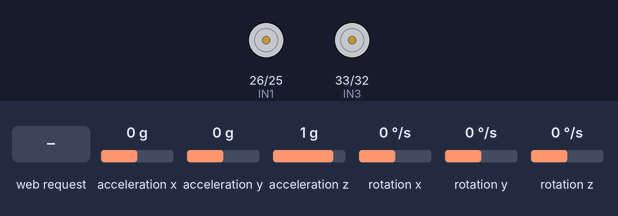
This sketch was run on a simulated ESP32. On the bench: motor-driver pin pairs drawn as motors (green arrow = first pin HIGH = forward, orange = second pin HIGH = backward, longer = more drive). Wiring (inferred from the names in the program): MPU-6050 motion sensor at I2C address 0x68. Inputs (shaded band) come from the test bench; at power-on: acceleration y 0 g, rotation x 0 °/s, acceleration z 1 g, acceleration x 0 g, rotation y 0 °/s, rotation z 0 °/s. WiFi joins after 1.5 s; servers stay silent unless stated; EEPROM starts erased; what the sketch prints to the serial monitor is not drawn.

Above: at 1.2 s.
1.3 s: acceleration y set to -1.4 g
At 2.0 s:
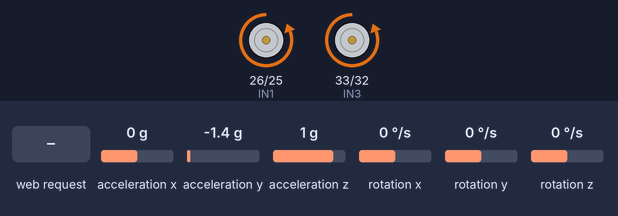
3.6 s: acceleration y set to -1.1 g
5.4 s: acceleration y set to -0.8 g
At 6.0 s:
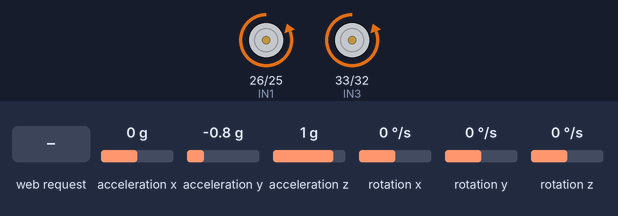
7.0 s: rotation x set to 100 °/s
At 7.89 s:
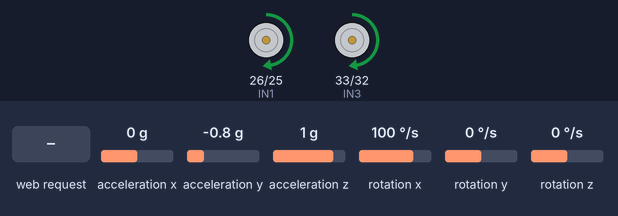
At 8.49 s:
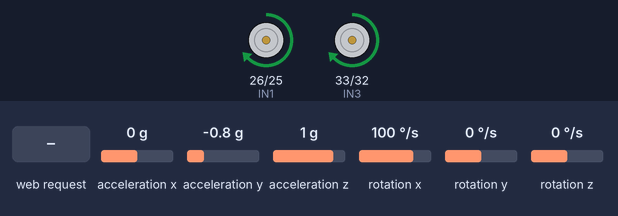
10.0 s: HTTP request GET /apply?ki=1 received
13.0 s: acceleration z set to -1.4 g
Timing chart, 0 to 15.8 s (numbered marks = the images above; inputs shaded):
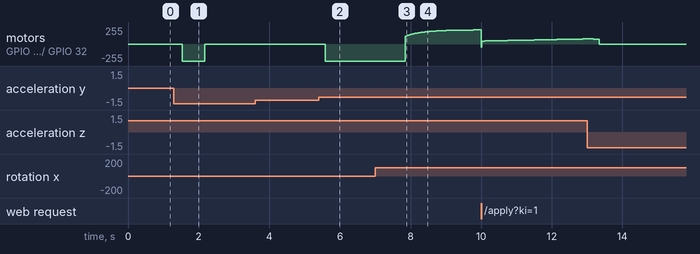

The sketch:

car_control.ino
```cpp
#include <Preferences.h>
#include <WebServer.h>
#include <WiFi.h>
#include <Wire.h>
#include <PID_v1.h>

// ================= WIFI ==========================
const char *ssid = "ESP32_Balance_Bot";
const char *password = "0354545185";
WebServer server(80);

// ================= EEPROM =========================
Preferences prefs;

// ================= L298N PINS ====================
#define IN1 26
#define IN2 25
#define IN3 33
#define IN4 32

// ================= MPU6050 ========================
const int MPU = 0x68;
int16_t AcX, AcY, AcZ, GyX, GyY, GyZ;

float angle = 0, accAngle = 0, gyroRate = 0;
unsigned long lastTime;

// ================= PID ============================
double Input, Output, Setpoint = 0;
double Kp = 10, Ki = 0.15, Kd = 0.6;
PID myPID(&Input, &Output, &Setpoint, Kp, Ki, Kd, DIRECT);

// ================= MOVEMENT CONTROL ===============
double speedBias = 0;      // Tốc độ tới/lui (-100 đến 100)
double turnBias = 0;       // Xoay trái/phải (-100 đến 100)
double baseSetpoint = 0;   // Setpoint gốc

// ==================================================
//                     MOTOR CONTROL
// ==================================================
void motorRun(double leftPWM, double rightPWM) {
  leftPWM = constrain(leftPWM, -255, 255);
  rightPWM = constrain(rightPWM, -255, 255);

  int leftSpeed = abs(leftPWM);
  int rightSpeed = abs(rightPWM);

  // Motor trái (IN1, IN2)
  if (leftPWM > 0) {
    analogWrite(IN1, 0);
    analogWrite(IN2, leftSpeed);
  } else if (leftPWM < 0) {
    analogWrite(IN1, leftSpeed);
    analogWrite(IN2, 0);
  } else {
    analogWrite(IN1, 0);
    analogWrite(IN2, 0);
  }

  // Motor phải (IN3, IN4)
  if (rightPWM > 0) {
    analogWrite(IN3, 0);
    analogWrite(IN4, rightSpeed);
  } else if (rightPWM < 0) {
    analogWrite(IN3, rightSpeed);
    analogWrite(IN4, 0);
  } else {
    analogWrite(IN3, 0);
    analogWrite(IN4, 0);
  }
}

// ==================================================
//           MPU6050 CONFIG
// ==================================================
void configMPU() {
  Wire.beginTransmission(MPU);
  Wire.write(0x6B);
  Wire.write(0x00);
  Wire.endTransmission();

  Wire.beginTransmission(MPU);
  Wire.write(0x1A);
  Wire.write(0x03);
  Wire.endTransmission();

  Wire.beginTransmission(MPU);
  Wire.write(0x1B);
  Wire.write(0x00);
  Wire.endTransmission();

  Wire.beginTransmission(MPU);
  Wire.write(0x1C);
  Wire.write(0x00);
  Wire.endTransmission();
}

// ==================================================
//                     MPU READ
// ==================================================
void readMPU() {
  Wire.beginTransmission(MPU);
  Wire.write(0x3B);
  Wire.endTransmission(false);

  Wire.requestFrom(MPU, 14, true);

  AcX = (Wire.read() << 8) | Wire.read();
  AcY = (Wire.read() << 8) | Wire.read();
  AcZ = (Wire.read() << 8) | Wire.read();

  Wire.read();
  Wire.read();

  GyX = (Wire.read() << 8) | Wire.read();
  GyY = (Wire.read() << 8) | Wire.read();
  GyZ = (Wire.read() << 8) | Wire.read();

  accAngle = atan2(AcY, AcZ) * 57.2958;
  gyroRate = GyX / 131.0;
}

// ==================================================
//                   EEPROM
// ==================================================
void savePID() {
  prefs.begin("pid", false);
  prefs.putDouble("kp", Kp);
  prefs.putDouble("ki", Ki);
  prefs.putDouble("kd", Kd);
  prefs.putDouble("set", baseSetpoint);
  prefs.end();
}

void loadPID() {
  prefs.begin("pid", true);
  Kp = prefs.getDouble("kp", Kp);
  Ki = prefs.getDouble("ki", Ki);
  Kd = prefs.getDouble("kd", Kd);
  baseSetpoint = prefs.getDouble("set", baseSetpoint);
  Setpoint = baseSetpoint;
  prefs.end();
}

// ==================================================
//                   PID TASK
// ==================================================
void PIDTask(void *param) {
  const TickType_t xFreq = pdMS_TO_TICKS(5);
  TickType_t xLast = xTaskGetTickCount();

  double iTerm = 0;
  lastTime = micros();

  while (1) {
    readMPU();

    unsigned long now = micros();
    float dt = (now - lastTime) / 1000000.0;
    if (dt <= 0 || dt > 0.02)
      dt = 0.005;
    lastTime = now;

    angle = 0.99f * (angle + gyroRate * dt) + 0.01f * accAngle;

    // Điều chỉnh setpoint để di chuyển tới/lui
    // speedBias > 0: đi tới (nghiêng về trước = setpoint âm)
    // speedBias < 0: đi lui (nghiêng về sau = setpoint dương)
    double dynamicSetpoint = baseSetpoint - (speedBias * 0.08);

    double error = dynamicSetpoint - angle;

    double pOut = Kp * error;
    if (abs(angle) < 35)
      iTerm += Ki * error * dt;
    iTerm = constrain(iTerm, -180, 180);

    double dOut = -Kd * gyroRate;

    Output = pOut + iTerm + dOut;
    Output = constrain(Output, -255, 255);

    if (abs(angle) > 45) {
      motorRun(0, 0);
    } else {
      double basePWM = Output;

      if (basePWM > 0)
        basePWM += 45;
      else if (basePWM < 0)
        basePWM -= 45;

      // Áp dụng turn bias (trái/phải)
      double leftPWM = basePWM - turnBias;
      double rightPWM = basePWM + turnBias;

      motorRun(leftPWM, rightPWM);
    }

    vTaskDelayUntil(&xLast, xFreq);
  }
}

// ==================================================
//                WEB UI
// ==================================================
String htmlPage() {
  String h = R"rawliteral(
<!DOCTYPE html>
<html>
<head>
  <meta name='viewport' content='width=device-width,initial-scale=1'>
  <meta charset='UTF-8'>
  <title>ESP32 Balance Bot</title>
  <style>
    * {
      margin: 0;
      padding: 0;
      box-sizing: border-box;
    }

    body {
      font-family: -apple-system, BlinkMacSystemFont, "Segoe UI", Arial, sans-serif;
      background: #f5f5f5;
      padding: 15px;
      color: #333;
    }

    .container {
      max-width: 650px;
      margin: 0 auto;
    }

    .header {
      background: white;
      padding: 25px;
      border-radius: 12px;
      text-align: center;
      margin-bottom: 15px;
      box-shadow: 0 2px 8px rgba(0,0,0,0.1);
    }

    .header h1 {
      font-size: 26px;
      color: #2196F3;
      margin-bottom: 15px;
    }

    .header .status {
      display: flex;
      justify-content: space-around;
      margin-top: 15px;
    }

    .status-item {
      text-align: center;
    }

    .status-item label {
      display: block;
      color: #777;
      font-size: 13px;
      margin-bottom: 5px;
    }

    .status-item .value {
      font-size: 22px;
      font-weight: bold;
      color: #2196F3;
    }

    .card {
      background: white;
      border-radius: 12px;
      padding: 20px;
      margin-bottom: 15px;
      box-shadow: 0 2px 8px rgba(0,0,0,0.1);
    }

    .card-title {
      font-size: 18px;
      font-weight: bold;
      margin-bottom: 18px;
      color: #2196F3;
      border-bottom: 2px solid #f0f0f0;
      padding-bottom: 10px;
    }

    .control-group {
      margin-bottom: 20px;
    }

    .control-label {
      display: flex;
      justify-content: space-between;
      margin-bottom: 8px;
      font-weight: 500;
      font-size: 14px;
    }

    .control-label .name {
      color: #555;
    }

    .control-label .value {
      color: #2196F3;
      font-weight: bold;
    }

    .slider {
      width: 100%;
      height: 6px;
      border-radius: 5px;
      background: #ddd;
      outline: none;
      -webkit-appearance: none;
    }

    .slider::-webkit-slider-thumb {
      -webkit-appearance: none;
      appearance: none;
      width: 22px;
      height: 22px;
      border-radius: 50%;
      background: #2196F3;
      cursor: pointer;
      box-shadow: 0 2px 5px rgba(0,0,0,0.2);
    }

    .slider::-moz-range-thumb {
      width: 22px;
      height: 22px;
      border-radius: 50%;
      background: #2196F3;
      cursor: pointer;
      border: none;
      box-shadow: 0 2px 5px rgba(0,0,0,0.2);
    }

    .joystick-container {
      display: grid;
      grid-template-columns: 1fr 1fr;
      gap: 15px;
      margin-bottom: 15px;
    }

    .joystick {
      aspect-ratio: 1;
      position: relative;
      background: #fafafa;
      border-radius: 12px;
      border: 2px solid #e0e0e0;
      overflow: hidden;
    }

    .joystick-label {
      text-align: center;
      font-weight: 600;
      color: #2196F3;
      margin-bottom: 10px;
      font-size: 14px;
    }

    .btn-group {
      display: grid;
      grid-template-columns: repeat(3, 1fr);
      gap: 8px;
      height: 100%;
      padding: 15px;
    }

    .btn {
      background: white;
      border: 2px solid #2196F3;
      border-radius: 10px;
      font-size: 32px;
      color: #2196F3;
      cursor: pointer;
      transition: all 0.2s;
      box-shadow: 0 2px 5px rgba(0,0,0,0.1);
      display: flex;
      align-items: center;
      justify-content: center;
      user-select: none;
      -webkit-user-select: none;
      touch-action: manipulation;
      font-weight: bold;
    }

    .btn:active {
      transform: scale(0.95);
      background: #2196F3;
      color: white;
      box-shadow: 0 1px 3px rgba(0,0,0,0.2);
    }

    .btn-stop {
      background: #f44336;
      color: white;
      font-size: 16px;
      font-weight: bold;
      border-color: #f44336;
    }

    .btn-stop:active {
      background: #d32f2f;
      border-color: #d32f2f;
    }

    .speed-indicator {
      display: flex;
      justify-content: space-around;
      margin-top: 10px;
      font-size: 13px;
      padding: 12px;
      background: #f9f9f9;
      border-radius: 8px;
    }

    .speed-indicator div {
      text-align: center;
    }

    .speed-indicator .label {
      color: #777;
      margin-bottom: 5px;
    }

    .speed-indicator .val {
      font-weight: bold;
      color: #2196F3;
      font-size: 18px;
    }

    .input-group {
      display: grid;
      grid-template-columns: 80px 1fr;
      gap: 10px;
      align-items: center;
      margin-bottom: 12px;
    }

    .input-group label {
      font-weight: 500;
      font-size: 14px;
      color: #555;
    }

    .input-group input {
      padding: 10px;
      border: 2px solid #e0e0e0;
      border-radius: 8px;
      font-size: 14px;
    }

    .input-group input:focus {
      outline: none;
      border-color: #2196F3;
    }

    .btn-apply {
      width: 100%;
      padding: 14px;
      background: #2196F3;
      color: white;
      border: none;
      border-radius: 10px;
      font-size: 16px;
      font-weight: bold;
      cursor: pointer;
      margin-top: 10px;
      box-shadow: 0 3px 10px rgba(33,150,243,0.3);
      transition: all 0.3s;
    }

    .btn-apply:active {
      transform: scale(0.98);
      box-shadow: 0 2px 5px rgba(33,150,243,0.3);
    }
  </style>
</head>
<body>
  <div class='container'>
    <div class='header'>
      <h1>🤖 ESP32 Balance Bot</h1>
      <div class='status'>
        <div class='status-item'>
          <label>Angle</label>
          <div class='value' id='ang'>0.0°</div>
        </div>
        <div class='status-item'>
          <label>PWM</label>
          <div class='value' id='out'>0</div>
        </div>
        <div class='status-item'>
          <label>Status</label>
          <div class='value' style='color:#4CAF50'>●</div>
        </div>
      </div>
    </div>

    <div class='card'>
      <div class='card-title'>🎮 Movement Control</div>

      <div class='joystick-container'>
        <div>
          <div class='joystick-label'>Forward/Back</div>
          <div class='joystick'>
            <div class='btn-group'>
              <div></div>
              <button class='btn' id='btnFwd'>▲</button>
              <div></div>
              <div></div>
              <button class='btn btn-stop' id='btnStop'>STOP</button>
              <div></div>
              <div></div>
              <button class='btn' id='btnBack'>▼</button>
              <div></div>
            </div>
          </div>
        </div>

        <div>
          <div class='joystick-label'>Turn Left/Right</div>
          <div class='joystick'>
            <div class='btn-group'>
              <div></div>
              <button class='btn' id='btnLeft'>◄</button>
              <div></div>
              <div></div>
              <div></div>
              <div></div>
              <div></div>
              <button class='btn' id='btnRight'>►</button>
              <div></div>
            </div>
          </div>
        </div>
      </div>

      <div class='speed-indicator'>
        <div>
          <div class='label'>Speed</div>
          <div class='val' id='speedVal'>0</div>
        </div>
        <div>
          <div class='label'>Turn</div>
          <div class='val' id='turnVal'>0</div>
        </div>
      </div>
    </div>

    <div class='card'>
      <div class='card-title'>⚙️ PID Parameters</div>

      <div class='control-group'>
        <div class='control-label'>
          <span class='name'>Kp (Proportional)</span>
          <span class='value' id='kpVal'>)rawliteral" + String(Kp) + R"rawliteral(</span>
        </div>
        <input type='range' class='slider' id='kpSlider' min='0' max='30' step='0.1' value=')rawliteral" + String(Kp) + R"rawliteral('>
      </div>

      <div class='control-group'>
        <div class='control-label'>
          <span class='name'>Ki (Integral)</span>
          <span class='value' id='kiVal'>)rawliteral" + String(Ki) + R"rawliteral(</span>
        </div>
        <input type='range' class='slider' id='kiSlider' min='0' max='2' step='0.01' value=')rawliteral" + String(Ki) + R"rawliteral('>
      </div>

      <div class='control-group'>
        <div class='control-label'>
          <span class='name'>Kd (Derivative)</span>
          <span class='value' id='kdVal'>)rawliteral" + String(Kd) + R"rawliteral(</span>
        </div>
        <input type='range' class='slider' id='kdSlider' min='0' max='5' step='0.01' value=')rawliteral" + String(Kd) + R"rawliteral('>
      </div>

      <div class='control-group'>
        <div class='control-label'>
          <span class='name'>Setpoint (Target Angle)</span>
          <span class='value' id='setVal'>)rawliteral" + String(Setpoint) + R"rawliteral(</span>
        </div>
        <input type='range' class='slider' id='setSlider' min='-10' max='10' step='0.1' value=')rawliteral" + String(Setpoint) + R"rawliteral('>
      </div>
    </div>

    <div class='card'>
      <div class='card-title'>✏️ Manual Input</div>
      <form action='/apply' method='get'>
        <div class='input-group'>
          <label>Kp:</label>
          <input type='number' name='kp' step='any' value=')rawliteral" + String(Kp) + R"rawliteral('>
        </div>
        <div class='input-group'>
          <label>Ki:</label>
          <input type='number' name='ki' step='any' value=')rawliteral" + String(Ki) + R"rawliteral('>
        </div>
        <div class='input-group'>
          <label>Kd:</label>
          <input type='number' name='kd' step='any' value=')rawliteral" + String(Kd) + R"rawliteral('>
        </div>
        <div class='input-group'>
          <label>Setpoint:</label>
          <input type='number' name='set' step='any' value=')rawliteral" + String(Setpoint) + R"rawliteral('>
        </div>
        <button type='submit' class='btn-apply'>APPLY CHANGES</button>
      </form>
    </div>
  </div>

  <script>
    const kpSlider = document.getElementById('kpSlider');
    const kiSlider = document.getElementById('kiSlider');
    const kdSlider = document.getElementById('kdSlider');
    const setSlider = document.getElementById('setSlider');

    const kpVal = document.getElementById('kpVal');
    const kiVal = document.getElementById('kiVal');
    const kdVal = document.getElementById('kdVal');
    const setVal = document.getElementById('setVal');

    kpSlider.oninput = function() {
      kpVal.textContent = this.value;
      fetch('/pid?kp=' + this.value);
    }

    kiSlider.oninput = function() {
      kiVal.textContent = this.value;
      fetch('/pid?ki=' + this.value);
    }

    kdSlider.oninput = function() {
      kdVal.textContent = this.value;
      fetch('/pid?kd=' + this.value);
    }

    setSlider.oninput = function() {
      setVal.textContent = this.value;
      fetch('/pid?set=' + this.value);
    }

    const btnFwd = document.getElementById('btnFwd');
    const btnBack = document.getElementById('btnBack');
    const btnLeft = document.getElementById('btnLeft');
    const btnRight = document.getElementById('btnRight');
    const btnStop = document.getElementById('btnStop');

    const speedVal = document.getElementById('speedVal');
    const turnVal = document.getElementById('turnVal');

    let currentSpeed = 0;
    let currentTurn = 0;

    function updateMovement(speed, turn) {
      currentSpeed = speed;
      currentTurn = turn;
      speedVal.textContent = speed;
      turnVal.textContent = turn;
      fetch('/move?speed=' + speed + '&turn=' + turn);
    }

    function addButtonEvents(btn, speed, turn) {
      btn.addEventListener('mousedown', () => updateMovement(speed, turn));
      btn.addEventListener('touchstart', (e) => {
        e.preventDefault();
        updateMovement(speed, turn);
      });

      btn.addEventListener('mouseup', () => updateMovement(0, 0));
      btn.addEventListener('touchend', (e) => {
        e.preventDefault();
        updateMovement(0, 0);
      });

      btn.addEventListener('mouseleave', () => updateMovement(0, 0));
    }

    addButtonEvents(btnFwd, 60, 0);
    addButtonEvents(btnBack, -60, 0);
    addButtonEvents(btnLeft, 0, -40);
    addButtonEvents(btnRight, 0, 40);

    btnStop.addEventListener('click', () => updateMovement(0, 0));

    document.addEventListener('keydown', (e) => {
      if (e.repeat) return;
      switch(e.key) {
        case 'w':
        case 'W':
        case 'ArrowUp':
          updateMovement(60, 0);
          break;
        case 's':
        case 'S':
        case 'ArrowDown':
          updateMovement(-60, 0);
          break;
        case 'a':
        case 'A':
        case 'ArrowLeft':
          updateMovement(0, -40);
          break;
        case 'd':
        case 'D':
        case 'ArrowRight':
          updateMovement(0, 40);
          break;
        case ' ':
          updateMovement(0, 0);
          break;
      }
    });

    document.addEventListener('keyup', (e) => {
      switch(e.key) {
        case 'w':
        case 'W':
        case 's':
        case 'S':
        case 'a':
        case 'A':
        case 'd':
        case 'D':
        case 'ArrowUp':
        case 'ArrowDown':
        case 'ArrowLeft':
        case 'ArrowRight':
          updateMovement(0, 0);
          break;
      }
    });

    setInterval(() => {
      fetch('/status')
        .then(r => r.json())
        .then(d => {
          document.getElementById('ang').textContent = d.angle.toFixed(1) + '°';
          document.getElementById('out').textContent = d.out.toFixed(0);
        })
        .catch(() => {});
    }, 100);
  </script>
</body>
</html>
)rawliteral";

  return h;
}

// ==================================================
//                   API HANDLERS
// ==================================================
void handlePID() {
  if (server.hasArg("kp"))
    Kp = server.arg("kp").toDouble();
  if (server.hasArg("ki"))
    Ki = server.arg("ki").toDouble();
  if (server.hasArg("kd"))
    Kd = server.arg("kd").toDouble();
  if (server.hasArg("set")) {
    baseSetpoint = server.arg("set").toDouble();
    Setpoint = baseSetpoint;
  }
  savePID();
  server.send(200, "text/plain", "OK");
}

void handleApply() {
  Kp = server.arg("kp").toDouble();
  Ki = server.arg("ki").toDouble();
  Kd = server.arg("kd").toDouble();
  baseSetpoint = server.arg("set").toDouble();
  Setpoint = baseSetpoint;
  savePID();
  server.sendHeader("Location", "/");
  server.send(303);
}

void handleStatus() {
  String j = "{";
  j += "\"angle\":" + String(angle, 2) + ",";
  j += "\"out\":" + String(Output, 0);
  j += "}";
  server.send(200, "application/json", j);
}

void handleMove() {
  if (server.hasArg("speed")) {
    speedBias = server.arg("speed").toDouble();
  }
  if (server.hasArg("turn")) {
    turnBias = server.arg("turn").toDouble();
  }
  server.send(200, "text/plain", "OK");
}

// ==================================================
//                      SETUP
// ==================================================
void setup() {
  Serial.begin(115200);
  Wire.begin(21, 22, 400000);

  configMPU();
  loadPID();

  pinMode(IN1, OUTPUT);
  pinMode(IN2, OUTPUT);
  pinMode(IN3, OUTPUT);
  pinMode(IN4, OUTPUT);

  // WiFi.begin(ssid, password);
  // Serial.print("Connecting to WiFi");
  // while (WiFi.status() != WL_CONNECTED) {
  //   Serial.print(".");
  //   delay(250);
  // }
  // Serial.println("\nWiFi Connected!");
  // Serial.print("IP Address: ");
  // Serial.println(WiFi.localIP());

  // start Access Point
  WiFi.softAP(ssid);

  server.on("/", []() { server.send(200, "text/html", htmlPage()); });
  server.on("/pid", handlePID);
  server.on("/apply", handleApply);
  server.on("/status", handleStatus);
  server.on("/move", handleMove);
  server.begin();

  xTaskCreatePinnedToCore(PIDTask, "PID", 12000, NULL, 20, NULL, 1);

  Serial.println("Balance Bot Ready!");
}

// ==================================================
void loop() {
  server.handleClient();
}
```

Measured:
- after the input at 1.3 s, motor on GPIO 26 (IN1) / GPIO 25 (IN2), motor on GPIO 33 (IN3) / GPIO 32 (IN4): stopped → backward 255/255 after 0.24 s, → stopped 0.63 s later
- after the input at 3.6 s, every drawn part: stays the same
- after the input at 5.4 s, motor on GPIO 26 (IN1) / GPIO 25 (IN2), motor on GPIO 33 (IN3) / GPIO 32 (IN4): stopped → backward 255/255 after 0.19 s
- after the input at 7.0 s, motor on GPIO 26 (IN1) / GPIO 25 (IN2), motor on GPIO 33 (IN3) / GPIO 32 (IN4): moves from backward 255/255 to forward 212/255 over 2.1 s, starting after 0.85 s
